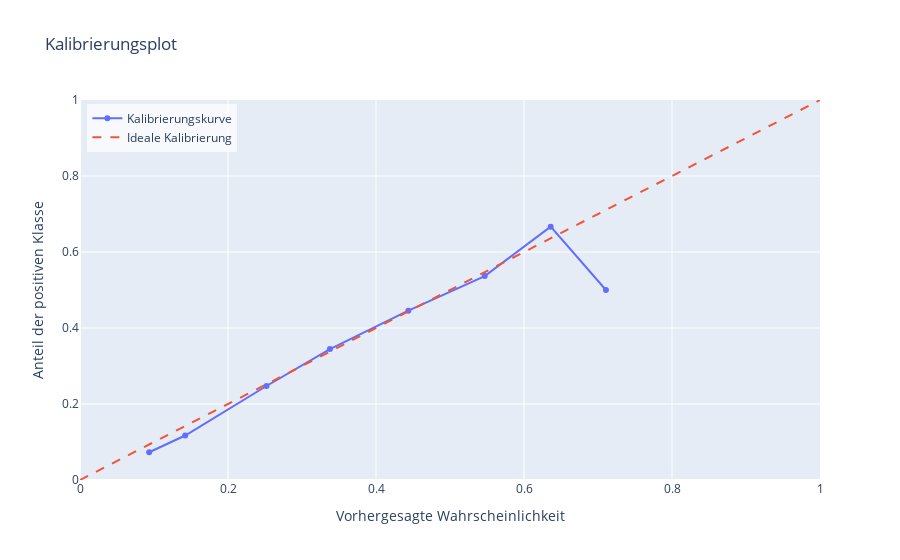

This figure's notebook cell:
### Code cell
# Kalibrierungsplot
prob_true, prob_pred = calibration_curve(y_test, y_pred_proba, n_bins=10)

# Plotly Kalibrierungsplot
calibration_fig = go.Figure()

# Tatsächliche Wahrscheinlichkeiten
calibration_fig.add_trace(go.Scatter(x=prob_pred, y=prob_true, mode='lines+markers', name='Kalibrierungskurve'))

# Ideale Kalibrierungslinie
calibration_fig.add_trace(go.Scatter(x=[0, 1], y=[0, 1], mode='lines', name='Ideale Kalibrierung', line=dict(dash='dash')))

calibration_fig.update_layout(title='Kalibrierungsplot',
                              xaxis_title='Vorhergesagte Wahrscheinlichkeit',
                              yaxis_title='Anteil der positiven Klasse',
                              xaxis=dict(range=[0, 1]),
                              yaxis=dict(range=[0, 1]))
calibration_fig.update_layout(legend=dict(
    yanchor="top",
    y=0.99,
    xanchor="left",
    x=0.01,
    bgcolor = 'rgba(255,255,255,0.7)'
))
calibration_fig.show()

### Figure 1 — Plotly figure (JSON) as saved in the notebook; plotly's stock layout.template omitted (floating-point values rounded to 4 significant figures)
{"data": [{"mode": "lines+markers", "name": "Kalibrierungskurve", "type": "scatter", "x": [0.09347, 0.1422, 0.252, 0.3378, 0.4437, 0.5469, 0.6361, 0.7107], "y": [0.07303, 0.1171, 0.2473, 0.3444, 0.4457, 0.5366, 0.6667, 0.5]}, {"line": {"dash": "dash"}, "mode": "lines", "name": "Ideale Kalibrierung", "type": "scatter", "x": [0, 1], "y": [0, 1]}], "layout": {"autosize": true, "legend": {"bgcolor": "rgba(255,255,255,0.7)", "x": 0.01, "xanchor": "left", "y": 0.99, "yanchor": "top"}, "title": {"text": "Kalibrierungsplot"}, "xaxis": {"range": [0, 1], "title": {"text": "Vorhergesagte Wahrscheinlichkeit"}, "type": "linear"}, "yaxis": {"range": [0, 1], "title": {"text": "Anteil der positiven Klasse"}, "type": "linear"}}}
